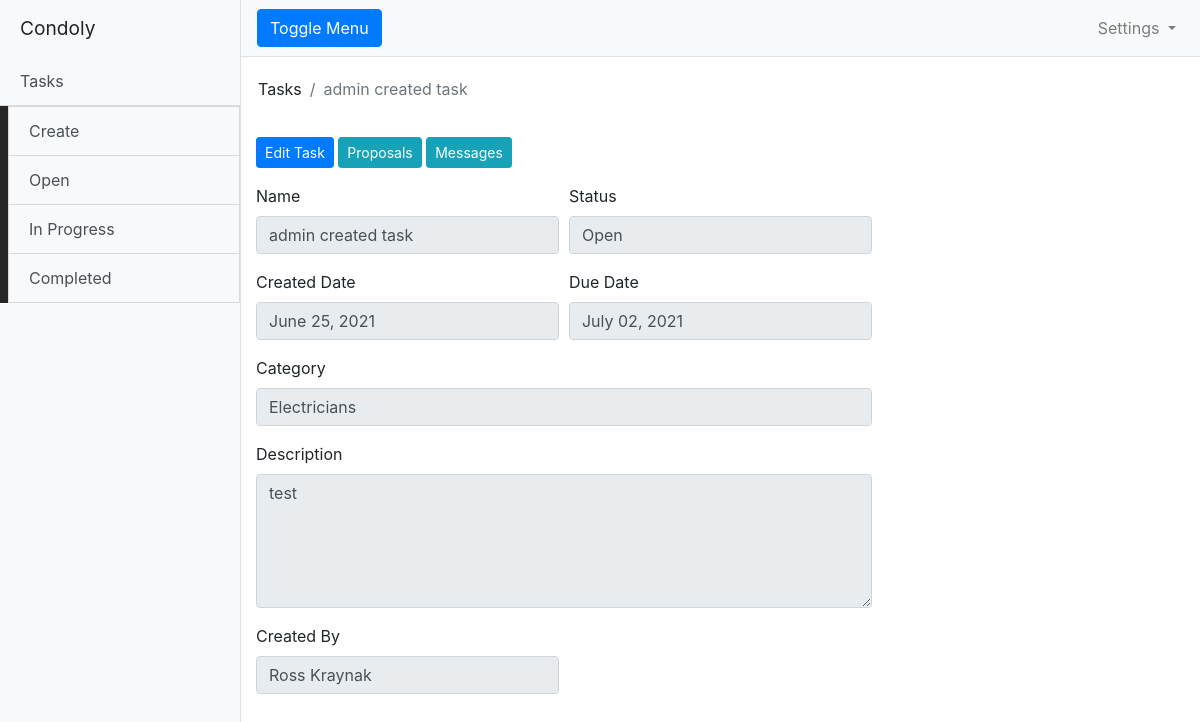
/tasks/11 (signed in), run on the app's committed database.
### model.py (models this page shows, shortened)
class Task:
    def __init__(self, name, category, description, due_by, status, user_id, org_id):
        self.name = name
        self.category = category
        self.description = description
        self.due_by = due_by
        self.status = status
        self.user_id = user_id
        self.org_id = org_id
        self.created_at = datetime.datetime.now()
        self.proposals = list()
        self.task_msgs = list()
        self.images = None
        self.vendors_assigned = []
        self.admin_approved = 'false'
        self.accepted_proposal_id = None

class User(UserMixin):
    def __init__(self, first_name, last_name, email):
        self.first_name = first_name
        self.last_name = last_name
        self.email = email
        self.email_create_task = "true"
        self.email_new_available_task = "true"
        self.email_edit_task = "true"
        self.email_proposal_accepted = "true"
        self.email_status_completed = "true"
        self.email_new_proposal = "true"
        self.email_edit_proposal = "true"
        self.email_hoa_request_updates = "true"

### app.py (the view, shortened to what this page needs)
@app.route('/tasks/<int:id>', methods=['GET'])
def view_task(id):
    session = get_session()
    task = session.query(model.Task).filter_by(id=id).one()
    downloaded_images = []
    if len(downloaded_images) > 0:
        first_img = downloaded_images[0]
    else:
        first_img = None
    if len(downloaded_images) > 1:
        other_img = downloaded_images[1:]
    else:
        other_img = []
    return render_template('view_task.html',
                            task=task,
                            user_type=flask_session["user_type"],
                            this_org=flask_session["org_id"],
                            first_img=first_img,
                            other_img=other_img)

### app.py (called while the page is built)
@login_manager.user_loader
def load_user(user_id):
    if user_id is not None:
        session = get_session()
        return session.query(model.User).filter_by(id=user_id).one()
    return None

### templates/view_task.html (shortened to what this page needs)
{% extends "base.html" %}
{% block content %}
        <div class="row">
	   <nav class="row">
            <nav class="navbar">
              <ol class="breadcrumb bg-white">
                 <li class="breadcrumb-item">Tasks</li>
                 <li class="breadcrumb-item active" aria-current="page">{{ task.name  }}</li>
              </ol>
            </nav>
	    </nav>
        </div>
	{% if user_type == 'HOA' or user_type == 'admin'  %}
	    {% if task.status == 'Open'  %}
	    <a href="{{ url_for('edit_task', id=task.id) }}" class="btn btn-primary btn-sm">Edit Task</a>
	    {% endif  %}
	<a href="{{ url_for('list_proposals', task_id=task.id)  }}" class="btn btn-info btn-sm">Proposals</a>
	<a href="{{ url_for('messages', id=task.id)  }}" class="btn btn-info btn-sm">Messages</a>
        {% endif %}
        <form id="create-task-form">
           <div class="form-row">
	            <div class="form-group col-sm-4">
                <label for="taskName">Name</label>
	              <input class="form-control" value="{{ task.name  }}" readonly></input>
              </div>
	             <div class="form-group col-sm-4">
	                <label for="status">Status</label>
	                 <input class="form-control" value="{{ task.status  }}" readonly></input>
                 </div>
          </div>
          <div class="form-row">
 	          <div class="form-group col-sm-4">
                <label for="createdDateField">Created Date</label>
	               <input class="form-control" value="{{ task.created_at.strftime('%B %d, %Y')  }}" readonly></input>
            </div>
	          <div class="form-group col-sm-4">
	              <label for="dueDateField">Due Date</label>
	               <input class="form-control" value="{{ task.due_by.strftime('%B %d, %Y')  }}" readonly></input>
            </div>
          </div>
            <div class="form-row">
	             <div class="form-group col-sm-8">
                <label for="taskCategory">Category</label>
                <input class="form-control" value="{{ task.category  }}" readonly></input>
               </div>
            </div>
            <div class="form-row">
	          <div class="form-group col-sm-8">
                <label for="taskDescription">Description</label>
	              <textarea class="form-control" rows=5 readonly>{{task.description}}</textarea>
            </div>
          </div>
	  {% if user_type == 'HOA' %}
          <div class="form-row">
	    <div class="form-group col-sm-4">
                <label for="createdBy">Created By</label>
	        <input class="form-control" value="{{ task.user.first_name  }} {{ task.user.last_name  }}" readonly></input>
            </div>
          </div>
	  {% endif %}
        </form>
	{% endblock  %}

### data on the page
Task: name "admin created task", status "Open", created_at "June 25, 2021", due_by "July 02, 2021", category "Electricians", description "test"
User: user.first_name "Ross Kraynak"
